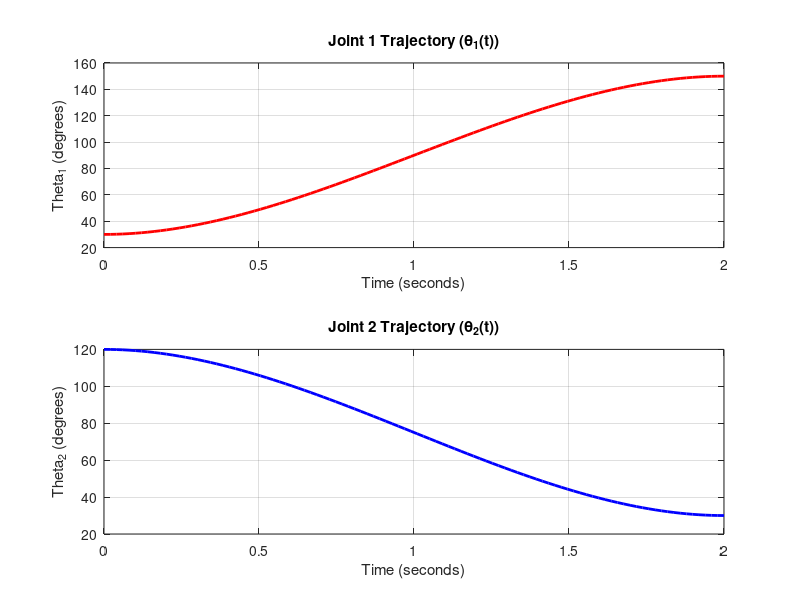

MATLAB code for this plot:
%%%%%%%%%%%%%%%%%%%%%%%%%%%%%%%%%%%%%%%%%%%%%%%%%%%%%%%%%%%%%%%%%%%%%%%%%%%%%%%%%%%%%%%%%%%%%%%%%%%%
% Student name: CHUNG QUANG KHANH
% Student ID:   20245360
% Homework:     08
% Professor:    KANG

%%%%%%%%%%%%%%%%%%%%%%%%%%%%%%%%%%%%%%%%%%%%%%%%%%%%%%%%%%%%%%%%%%%%%%%%%%%%%%%%%%%%%%%%%%%%%%%%%%%%
clc, clearvars, close all

% Given data
theta_1_0 = 30;  % Initial position for joint 1 (degrees)
theta_1_f = 150; % Final position for joint 1 (degrees)
theta_2_0 = 120; % Initial position for joint 2 (degrees)
theta_2_f = 30;  % Final position for joint 2 (degrees)
theta_dot_1_0 = 0;  % Initial velocity for joint 1 (deg/s)
theta_dot_1_f = 0;  % Final velocity for joint 1 (deg/s)
theta_dot_2_0 = 0;  % Initial velocity for joint 2 (deg/s)
theta_dot_2_f = 0;  % Final velocity for joint 2 (deg/s)
t_f = 2;  % Final time (seconds)

% Polynomial coefficients for joint 1 (theta_1(t))
% Using the cubic polynomial equation: theta_1(t) = a_1*t^3 + b_1*t^2 + c_1*t + d_1

% Boundary conditions:
% theta_1(0) = theta_1_0, theta_dot_1(0) = theta_dot_1_0
% theta_1(t_f) = theta_1_f, theta_dot_1(t_f) = theta_dot_1_f

A1 = [0, 0, 0, 1;         % theta_1(0) = theta_1_0
      0, 0, 1, 0;         % theta_dot_1(0) = theta_dot_1_0
      t_f^3, t_f^2, t_f, 1; % theta_1(t_f) = theta_1_f
      3*t_f^2, 2*t_f, 1, 0]; % theta_dot_1(t_f) = theta_dot_1_f

b1 = [theta_1_0; 
      theta_dot_1_0; 
      theta_1_f; 
      theta_dot_1_f];

% Solve for the coefficients of the cubic polynomial for joint 1
coeffs_1 = A1\b1;

% Polynomial coefficients for joint 2 (theta_2(t))
% Using the cubic polynomial equation: theta_2(t) = a_2*t^3 + b_2*t^2 + c_2*t + d_2

A2 = [0, 0, 0, 1;         % theta_2(0) = theta_2_0
      0, 0, 1, 0;         % theta_dot_2(0) = theta_dot_2_0
      t_f^3, t_f^2, t_f, 1; % theta_2(t_f) = theta_2_f
      3*t_f^2, 2*t_f, 1, 0]; % theta_dot_2(t_f) = theta_dot_2_f

b2 = [theta_2_0; 
      theta_dot_2_0; 
      theta_2_f; 
      theta_dot_2_f];

% Solve for the coefficients of the cubic polynomial for joint 2
coeffs_2 = A2\b2;

% Time vector from 0 to t_f with 100 points
t = linspace(0, t_f, 100);

% Calculate joint angles theta_1(t) and theta_2(t)
theta_1_t = coeffs_1(1)*t.^3 + coeffs_1(2)*t.^2 + coeffs_1(3)*t + coeffs_1(4);
theta_2_t = coeffs_2(1)*t.^3 + coeffs_2(2)*t.^2 + coeffs_2(3)*t + coeffs_2(4);

% Plot the trajectories of both joints
figure;
subplot(2,1,1);
plot(t, theta_1_t, 'r', 'LineWidth', 2);
title('Joint 1 Trajectory (\theta_1(t))');
xlabel('Time (seconds)');
ylabel('Theta_1 (degrees)');
grid on;

subplot(2,1,2);
plot(t, theta_2_t, 'b', 'LineWidth', 2);
title('Joint 2 Trajectory (\theta_2(t))');
xlabel('Time (seconds)');
ylabel('Theta_2 (degrees)');
grid on;

% Display the coefficients for both joints
disp('Coefficients for Joint 1 (theta_1):');
disp(coeffs_1);

disp('Coefficients for Joint 2 (theta_2):');
disp(coeffs_2);
